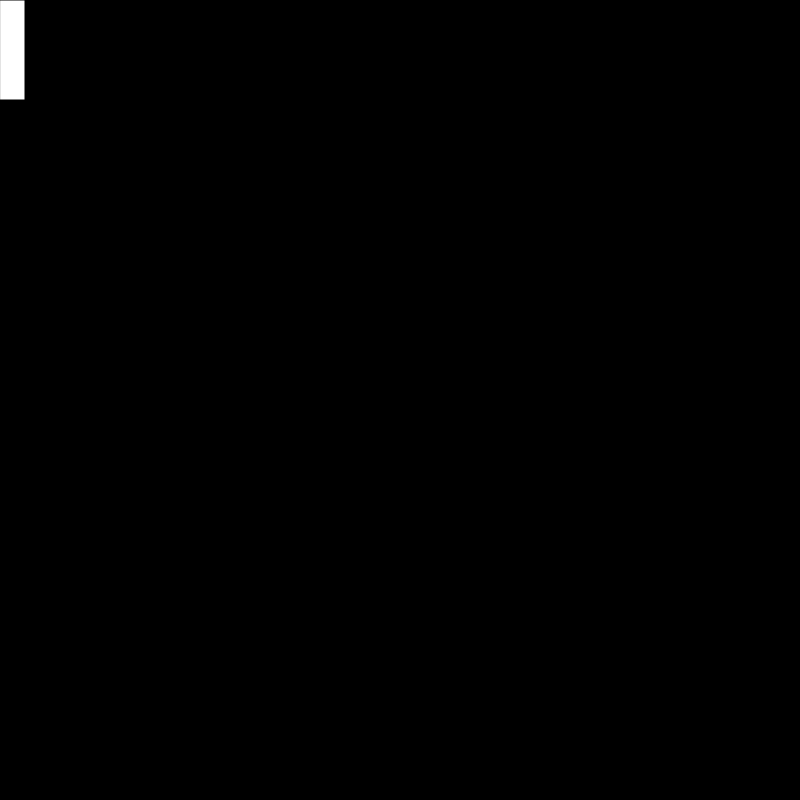
Frame 1 (no input)
Frame 60 (no input): identical to frame 1, image omitted
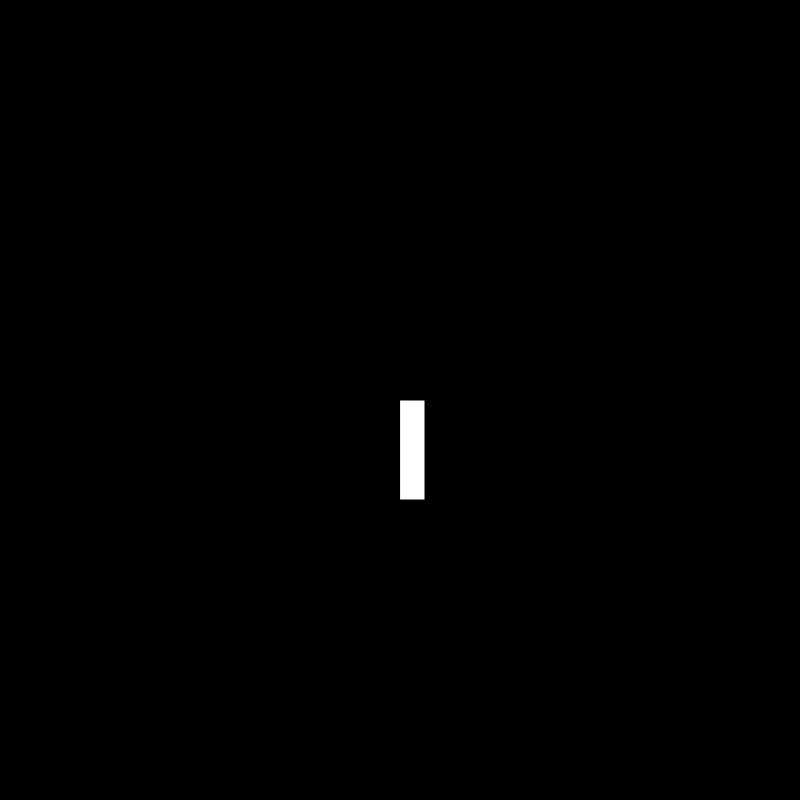
Frame 120 (the mouse pressed at the canvas centre since frame 60)

The p5.js sketch that drew these frames (run headless with seeded random() and noise() and a simulated clock; from frame 60 on, the mouse is pressed at the canvas centre):

// p5.js sketch
// ── sketch.js
function setup() {
  createCanvas(800, 800);
}

function draw() {
  background(0);
  fill(255);
  
  // draw a series of rectangles
  for (var i=0; i<5; i++) {
    translate(mouseX, mouseY);
    rect(0, 0, 25, 100);
  }
}
